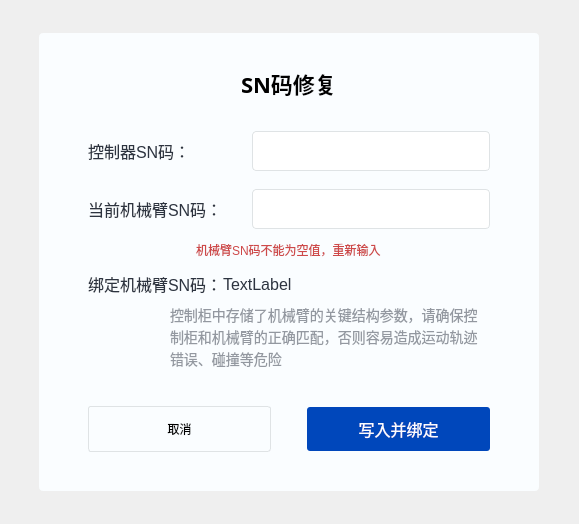
<?xml version="1.0" encoding="UTF-8"?>
<ui version="4.0">
 <class>SystemToolSNRepairWidget</class>
 <widget class="QWidget" name="SystemToolSNRepairWidget">
  <property name="geometry">
   <rect>
    <x>0</x>
    <y>0</y>
    <width>579</width>
    <height>524</height>
   </rect>
  </property>
  <property name="sizePolicy">
   <sizepolicy hsizetype="Preferred" vsizetype="Fixed">
    <horstretch>0</horstretch>
    <verstretch>0</verstretch>
   </sizepolicy>
  </property>
  <property name="minimumSize">
   <size>
    <width>0</width>
    <height>0</height>
   </size>
  </property>
  <property name="maximumSize">
   <size>
    <width>16777215</width>
    <height>16777215</height>
   </size>
  </property>
  <property name="windowTitle">
   <string>Form</string>
  </property>
  <layout class="QGridLayout" name="gridLayout">
   <item row="0" column="0">
    <widget class="QWidget" name="widget" native="true">
     <property name="minimumSize">
      <size>
       <width>500</width>
       <height>458</height>
      </size>
     </property>
     <property name="maximumSize">
      <size>
       <width>500</width>
       <height>458</height>
      </size>
     </property>
     <property name="styleSheet">
      <string notr="true">background-color: rgb(250, 253, 255);
border-radius: 4px;</string>
     </property>
     <layout class="QHBoxLayout" name="horizontalLayout_7">
      <item>
       <spacer name="horizontalSpacer_2">
        <property name="orientation">
         <enum>Qt::Horizontal</enum>
        </property>
        <property name="sizeType">
         <enum>QSizePolicy::Fixed</enum>
        </property>
        <property name="sizeHint" stdset="0">
         <size>
          <width>40</width>
          <height>20</height>
         </size>
        </property>
       </spacer>
      </item>
      <item>
       <layout class="QVBoxLayout" name="verticalLayout_2">
        <property name="bottomMargin">
         <number>0</number>
        </property>
        <item>
         <widget class="QLabel" name="labelTitle">
          <property name="styleSheet">
           <string notr="true">    margin-top:25px;
    margin-bottom:25px;
    text-align: center;
    font-family: Microsoft Yahei;
    font-size: 22px;
    font-style: normal;
    line-height: normal;
    font:bold;</string>
          </property>
          <property name="text">
           <string>SN码修复</string>
          </property>
          <property name="alignment">
           <set>Qt::AlignCenter</set>
          </property>
         </widget>
        </item>
        <item>
         <layout class="QHBoxLayout" name="horizontalLayout">
          <property name="spacing">
           <number>0</number>
          </property>
          <item>
           <widget class="QLabel" name="label_3">
            <property name="sizePolicy">
             <sizepolicy hsizetype="Fixed" vsizetype="Preferred">
              <horstretch>0</horstretch>
              <verstretch>0</verstretch>
             </sizepolicy>
            </property>
            <property name="minimumSize">
             <size>
              <width>0</width>
              <height>0</height>
             </size>
            </property>
            <property name="maximumSize">
             <size>
              <width>200</width>
              <height>16777215</height>
             </size>
            </property>
            <property name="styleSheet">
             <string notr="true">    color: #2D3440;
    font-size: 16px;</string>
            </property>
            <property name="text">
             <string>控制器SN码：</string>
            </property>
           </widget>
          </item>
          <item alignment="Qt::AlignRight">
           <widget class="QLineEdit" name="lineControlSN">
            <property name="sizePolicy">
             <sizepolicy hsizetype="Fixed" vsizetype="Fixed">
              <horstretch>0</horstretch>
              <verstretch>0</verstretch>
             </sizepolicy>
            </property>
            <property name="minimumSize">
             <size>
              <width>0</width>
              <height>40</height>
             </size>
            </property>
            <property name="maximumSize">
             <size>
              <width>238</width>
              <height>40</height>
             </size>
            </property>
            <property name="styleSheet">
             <string notr="true">    font-family: Microsoft Yahei;
    width: 360px;
    height: 40px;
    border-radius: 4px;
    border: 1px solid #DFE3E5;
    background: #FFF;
    padding-left:12px;
    color: #2D3440;
    font-size: 14px;</string>
            </property>
           </widget>
          </item>
         </layout>
        </item>
        <item>
         <spacer name="verticalSpacer_4">
          <property name="orientation">
           <enum>Qt::Vertical</enum>
          </property>
          <property name="sizeType">
           <enum>QSizePolicy::Fixed</enum>
          </property>
          <property name="sizeHint" stdset="0">
           <size>
            <width>20</width>
            <height>12</height>
           </size>
          </property>
         </spacer>
        </item>
        <item>
         <layout class="QHBoxLayout" name="horizontalLayout_2">
          <property name="spacing">
           <number>0</number>
          </property>
          <item>
           <widget class="QLabel" name="label_4">
            <property name="sizePolicy">
             <sizepolicy hsizetype="Expanding" vsizetype="Preferred">
              <horstretch>0</horstretch>
              <verstretch>0</verstretch>
             </sizepolicy>
            </property>
            <property name="minimumSize">
             <size>
              <width>0</width>
              <height>0</height>
             </size>
            </property>
            <property name="maximumSize">
             <size>
              <width>200</width>
              <height>16777215</height>
             </size>
            </property>
            <property name="styleSheet">
             <string notr="true">    color: #2D3440;
    font-size: 16px;</string>
            </property>
            <property name="text">
             <string>当前机械臂SN码：</string>
            </property>
           </widget>
          </item>
          <item alignment="Qt::AlignRight">
           <widget class="QLineEdit" name="lineRealRobotSN">
            <property name="sizePolicy">
             <sizepolicy hsizetype="Fixed" vsizetype="Fixed">
              <horstretch>0</horstretch>
              <verstretch>0</verstretch>
             </sizepolicy>
            </property>
            <property name="minimumSize">
             <size>
              <width>0</width>
              <height>40</height>
             </size>
            </property>
            <property name="maximumSize">
             <size>
              <width>238</width>
              <height>40</height>
             </size>
            </property>
            <property name="styleSheet">
             <string notr="true">.QLineEdit
{
    font-family: Microsoft Yahei;
    width: 360px;
    height: 40px;
    border-radius: 4px;
    border: 1px solid #DFE3E5;
    background: #FFF;
    padding-left:12px;
    color: #2D3440;
    font-size: 14px;
}
.QLineEdit#lineRealRobotSN[isEmpty=&quot;true&quot;]{
    border:1px solid red;
}
.QLineEdit#lineRealRobotSN[isEmpty=&quot;false&quot;]{
    width: 360px;
    height: 40px;
    border-radius: 4px;
    border: 1px solid #DFE3E5;
    background: #FFF;
    padding-left:12px;

}</string>
            </property>
           </widget>
          </item>
         </layout>
        </item>
        <item>
         <layout class="QHBoxLayout" name="horizontalLayout_6">
          <property name="spacing">
           <number>0</number>
          </property>
          <item alignment="Qt::AlignHCenter">
           <widget class="QLabel" name="labelErrorMessage">
            <property name="styleSheet">
             <string notr="true">color:#CE4949;</string>
            </property>
            <property name="text">
             <string>机械臂SN码不能为空值，重新输入</string>
            </property>
           </widget>
          </item>
         </layout>
        </item>
        <item>
         <layout class="QHBoxLayout" name="horizontalLayout_3">
          <property name="spacing">
           <number>0</number>
          </property>
          <item>
           <widget class="QLabel" name="label_5">
            <property name="sizePolicy">
             <sizepolicy hsizetype="Fixed" vsizetype="Preferred">
              <horstretch>0</horstretch>
              <verstretch>0</verstretch>
             </sizepolicy>
            </property>
            <property name="styleSheet">
             <string notr="true">    color: #2D3440;
    font-size: 16px;</string>
            </property>
            <property name="text">
             <string>绑定机械臂SN码：</string>
            </property>
           </widget>
          </item>
          <item>
           <widget class="QLabel" name="labelControlRobotSN">
            <property name="sizePolicy">
             <sizepolicy hsizetype="Fixed" vsizetype="Preferred">
              <horstretch>0</horstretch>
              <verstretch>0</verstretch>
             </sizepolicy>
            </property>
            <property name="styleSheet">
             <string notr="true">    color: #2D3440;
    font-size: 16px;</string>
            </property>
            <property name="text">
             <string>TextLabel</string>
            </property>
           </widget>
          </item>
          <item>
           <spacer name="horizontalSpacer_5">
            <property name="orientation">
             <enum>Qt::Horizontal</enum>
            </property>
            <property name="sizeHint" stdset="0">
             <size>
              <width>0</width>
              <height>20</height>
             </size>
            </property>
           </spacer>
          </item>
         </layout>
        </item>
        <item>
         <layout class="QHBoxLayout" name="horizontalLayout_4">
          <property name="spacing">
           <number>0</number>
          </property>
          <item alignment="Qt::AlignHCenter|Qt::AlignTop">
           <widget class="QLabel" name="labelWarningIcon">
            <property name="minimumSize">
             <size>
              <width>32</width>
              <height>32</height>
             </size>
            </property>
            <property name="maximumSize">
             <size>
              <width>32</width>
              <height>32</height>
             </size>
            </property>
            <property name="styleSheet">
             <string notr="true">image: url(:/image/images/SNRepairWarn.png);</string>
            </property>
            <property name="text">
             <string/>
            </property>
           </widget>
          </item>
          <item alignment="Qt::AlignLeft|Qt::AlignTop">
           <widget class="QLabel" name="labelWarningMsg">
            <property name="sizePolicy">
             <sizepolicy hsizetype="Fixed" vsizetype="Preferred">
              <horstretch>0</horstretch>
              <verstretch>0</verstretch>
             </sizepolicy>
            </property>
            <property name="minimumSize">
             <size>
              <width>320</width>
              <height>0</height>
             </size>
            </property>
            <property name="styleSheet">
             <string notr="true">    color:rgba(45,51,64,0.5);
    font-size: 14px;</string>
            </property>
            <property name="text">
             <string>控制柜中存储了机械臂的关键结构参数，请确保控制柜和机械臂的正确匹配，否则容易造成运动轨迹错误、碰撞等危险</string>
            </property>
            <property name="wordWrap">
             <bool>true</bool>
            </property>
           </widget>
          </item>
         </layout>
        </item>
        <item>
         <spacer name="verticalSpacer_5">
          <property name="orientation">
           <enum>Qt::Vertical</enum>
          </property>
          <property name="sizeType">
           <enum>QSizePolicy::Fixed</enum>
          </property>
          <property name="sizeHint" stdset="0">
           <size>
            <width>20</width>
            <height>30</height>
           </size>
          </property>
         </spacer>
        </item>
        <item>
         <layout class="QHBoxLayout" name="horizontalLayout_5">
          <item>
           <widget class="QPushButton" name="btnCancel">
            <property name="cursor">
             <cursorShape>PointingHandCursor</cursorShape>
            </property>
            <property name="styleSheet">
             <string notr="true">    height: 44px;
    border-radius: 3px;
    background: #FAFDFF;
    border: 1px solid #DFE3E5;</string>
            </property>
            <property name="text">
             <string>取消</string>
            </property>
           </widget>
          </item>
          <item>
           <spacer name="horizontalSpacer">
            <property name="orientation">
             <enum>Qt::Horizontal</enum>
            </property>
            <property name="sizeType">
             <enum>QSizePolicy::Fixed</enum>
            </property>
            <property name="sizeHint" stdset="0">
             <size>
              <width>30</width>
              <height>20</height>
             </size>
            </property>
           </spacer>
          </item>
          <item>
           <widget class="QPushButton" name="btnWirteABind">
            <property name="cursor">
             <cursorShape>PointingHandCursor</cursorShape>
            </property>
            <property name="styleSheet">
             <string notr="true">    border-radius: 3px;
    background: #0047BB;
    color: #FAFDFF;
    text-align: center;
    font-size: 16px;
    font-style: normal;
    width: 100px;
    height: 44px;</string>
            </property>
            <property name="text">
             <string>写入并绑定</string>
            </property>
           </widget>
          </item>
         </layout>
        </item>
        <item>
         <spacer name="verticalSpacer">
          <property name="orientation">
           <enum>Qt::Vertical</enum>
          </property>
          <property name="sizeType">
           <enum>QSizePolicy::Fixed</enum>
          </property>
          <property name="sizeHint" stdset="0">
           <size>
            <width>20</width>
            <height>30</height>
           </size>
          </property>
         </spacer>
        </item>
       </layout>
      </item>
      <item>
       <spacer name="horizontalSpacer_3">
        <property name="orientation">
         <enum>Qt::Horizontal</enum>
        </property>
        <property name="sizeType">
         <enum>QSizePolicy::Fixed</enum>
        </property>
        <property name="sizeHint" stdset="0">
         <size>
          <width>40</width>
          <height>20</height>
         </size>
        </property>
       </spacer>
      </item>
     </layout>
    </widget>
   </item>
  </layout>
 </widget>
 <resources/>
 <connections/>
</ui>
